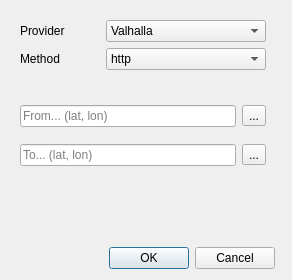
<?xml version="1.0" encoding="UTF-8"?>
<ui version="4.0">
 <class>QRoutingDialogBase</class>
 <widget class="QDialog" name="QRoutingDialogBase">
  <property name="geometry">
   <rect>
    <x>0</x>
    <y>0</y>
    <width>292</width>
    <height>280</height>
   </rect>
  </property>
  <property name="windowTitle">
   <string>QRouting</string>
  </property>
  <layout class="QGridLayout" name="gridLayout">
   <item row="0" column="0">
    <widget class="QWidget" name="widget" native="true">
     <layout class="QGridLayout" name="gridLayout_3">
      <item row="0" column="0">
       <widget class="QLabel" name="provider_label">
        <property name="text">
         <string>Provider</string>
        </property>
       </widget>
      </item>
      <item row="1" column="0">
       <widget class="QLabel" name="method_label">
        <property name="text">
         <string>Method</string>
        </property>
       </widget>
      </item>
      <item row="0" column="1" colspan="2">
       <widget class="QComboBox" name="provider">
        <item>
         <property name="text">
          <string>Valhalla</string>
         </property>
        </item>
        <item>
         <property name="text">
          <string>OSRM</string>
         </property>
        </item>
       </widget>
      </item>
      <item row="1" column="1" colspan="2">
       <widget class="QComboBox" name="method">
        <item>
         <property name="text">
          <string>http</string>
         </property>
        </item>
        <item>
         <property name="text">
          <string>bindings</string>
         </property>
        </item>
       </widget>
      </item>
     </layout>
    </widget>
   </item>
   <item row="4" column="0" colspan="2">
    <widget class="QgsProjectionSelectionWidget" name="crs_input"/>
   </item>
   <item row="5" column="0">
    <widget class="QDialogButtonBox" name="button_box">
     <property name="orientation">
      <enum>Qt::Horizontal</enum>
     </property>
     <property name="standardButtons">
      <set>QDialogButtonBox::Cancel|QDialogButtonBox::Ok</set>
     </property>
    </widget>
   </item>
   <item row="2" column="0" rowspan="2">
    <widget class="QWidget" name="widget_2" native="true">
     <layout class="QGridLayout" name="gridLayout_2">
      <item row="0" column="0">
       <widget class="QgsFilterLineEdit" name="from_xy">
        <property name="placeholderText">
         <string>From... (lat, lon)</string>
        </property>
        <property name="qgisRelation" stdset="0">
         <string notr="true"/>
        </property>
       </widget>
      </item>
      <item row="0" column="1">
       <widget class="QToolButton" name="from_map_button">
        <property name="text">
         <string>...</string>
        </property>
       </widget>
      </item>
      <item row="1" column="0">
       <widget class="QgsFilterLineEdit" name="to_xy">
        <property name="placeholderText">
         <string>To... (lat, lon)</string>
        </property>
        <property name="qgisRelation" stdset="0">
         <string notr="true"/>
        </property>
       </widget>
      </item>
      <item row="1" column="1">
       <widget class="QToolButton" name="to_map_button">
        <property name="text">
         <string>...</string>
        </property>
       </widget>
      </item>
     </layout>
    </widget>
   </item>
  </layout>
 </widget>
 <customwidgets>
  <customwidget>
   <class>QgsFilterLineEdit</class>
   <extends>QLineEdit</extends>
   <header>qgsfilterlineedit.h</header>
  </customwidget>
  <customwidget>
   <class>QgsProjectionSelectionWidget</class>
   <extends>QWidget</extends>
   <header>qgsprojectionselectionwidget.h</header>
  </customwidget>
 </customwidgets>
 <resources/>
 <connections>
  <connection>
   <sender>button_box</sender>
   <signal>accepted()</signal>
   <receiver>QRoutingDialogBase</receiver>
   <slot>accept()</slot>
   <hints>
    <hint type="sourcelabel">
     <x>20</x>
     <y>20</y>
    </hint>
    <hint type="destinationlabel">
     <x>20</x>
     <y>20</y>
    </hint>
   </hints>
  </connection>
  <connection>
   <sender>button_box</sender>
   <signal>rejected()</signal>
   <receiver>QRoutingDialogBase</receiver>
   <slot>reject()</slot>
   <hints>
    <hint type="sourcelabel">
     <x>20</x>
     <y>20</y>
    </hint>
    <hint type="destinationlabel">
     <x>20</x>
     <y>20</y>
    </hint>
   </hints>
  </connection>
 </connections>
</ui>
